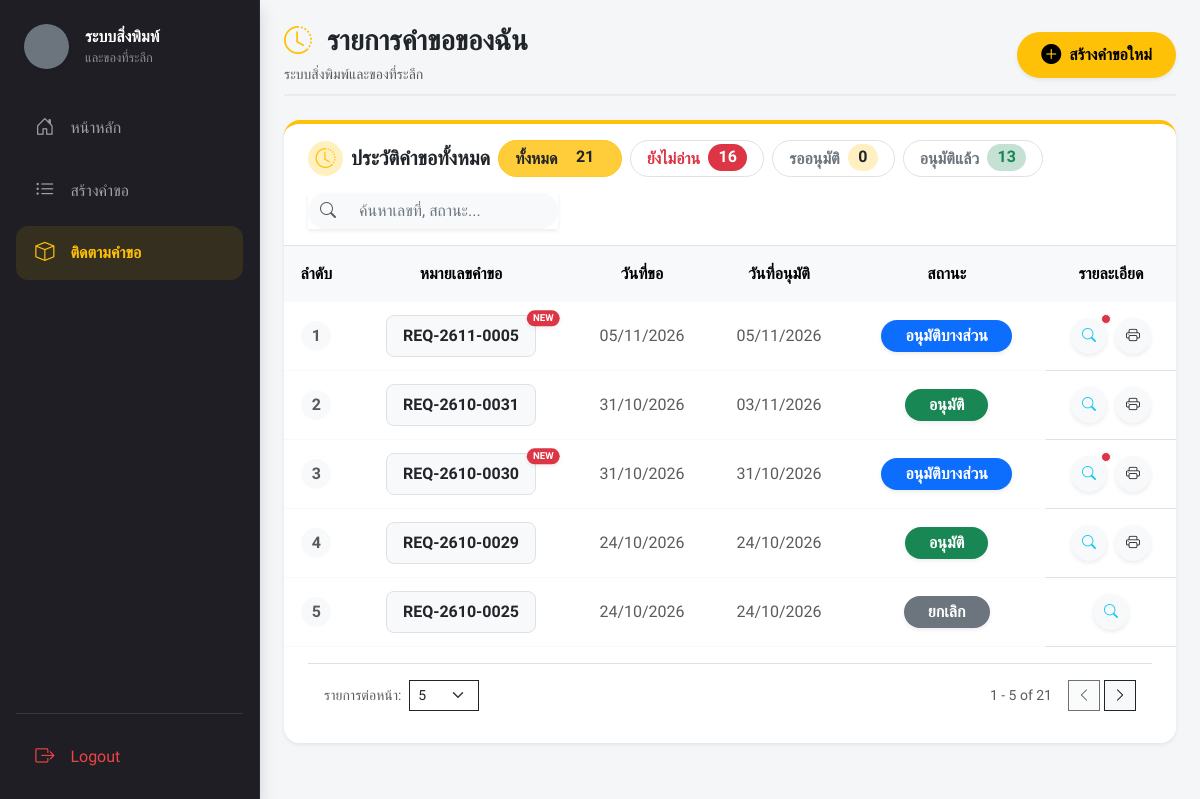
/index.php?page=my_requests (signed in), run on the app's committed database.
### tables this page shows
CREATE TABLE `requests` (
  `request_id` int(11) NOT NULL,
  `request_no` varchar(20) NOT NULL,
  `user_id` int(11) NOT NULL,
  `request_date` datetime DEFAULT current_timestamp(),
  `use_date` date DEFAULT NULL,
  `event_type` varchar(50) DEFAULT NULL,
  `event_name` varchar(200) DEFAULT NULL,
  `location` varchar(200) DEFAULT NULL,
  `purpose` text DEFAULT NULL,
  `user_note` text DEFAULT NULL,
  `status` varchar(20) DEFAULT 'Pending',
  `admin_comment` text DEFAULT NULL,
  `approved_at` datetime DEFAULT NULL,
  `approved_by` int(11) DEFAULT NULL,
  `is_read_user` tinyint(1) NOT NULL DEFAULT 0
);

### views/user/my_requests.php (the view, shortened to what this page needs)
<?php
$user_id = $_SESSION['user_id'] ?? 0;
$stmt = $pdo->prepare("SELECT request_id, request_no, request_date, approved_at, status, is_read_user FROM requests WHERE user_id = ? ORDER BY request_date DESC");
$stmt->execute([$user_id]);
$requests = $stmt->fetchAll();
$countAll = count($requests);
$countNew = 0;
$countPending = 0;
$countApproved = 0;
foreach ($requests as $r) {
    $st = trim($r['status'] ?? '');
    if ($st !== 'รออนุมัติ' && strtolower($st) !== 'pending' && empty($r['is_read_user'])) {
        $countNew++;
    }
    if ($st === 'รออนุมัติ' || strtolower($st) === 'pending') {
        $countPending++;
    } elseif ($st === 'อนุมัติ' || strpos($st, 'อนุมัติบางส่วน') !== false) {
        $countApproved++;
    }
}
?>
<?php
include 'components/ui/page_header.php';
?>
<div class="card border-0 rounded-4 shadow-sm mb-5 border-warning border-top border-4 bg-white">
    <div class="d-flex align-items-center gap-2 flex-wrap">
        <button type="button" class="btn btn-warning text-dark fw-bold px-3 py-1 rounded-pill filter-btn active" data-filter="all">
            ทั้งหมด <span class="badge text-dark ms-1 rounded-pill fs-6"><?= $countAll ?></span>
        </button>
        <?php if ($countNew > 0): ?>
            <button type="button" class="btn bg-white border text-danger fw-bold px-3 py-1 rounded-pill filter-btn" data-filter="new">
                ยังไม่อ่าน <span class="badge bg-danger text-white ms-1 rounded-pill fs-6"><?= $countNew ?></span>
            </button>
        <?php endif; ?>
        <button type="button" class="btn bg-white border text-secondary fw-bold px-3 py-1 rounded-pill filter-btn" data-filter="pending">
            รออนุมัติ <span class="badge bg-warning bg-opacity-25 text-dark ms-1 rounded-pill fs-6"><?= $countPending ?></span>
        </button>
        <button type="button" class="btn bg-white border text-secondary fw-bold px-3 py-1 rounded-pill filter-btn" data-filter="approved">
            อนุมัติแล้ว <span class="badge bg-success bg-opacity-25 text-success ms-1 rounded-pill fs-6"><?= $countApproved ?></span>
        </button>
    </div>
<?php $userExtraHtml = ob_get_clean();
include 'components/ui/card_header.php';
?>
    <div class="card-body p-0 table-responsive">
        <table class="table table-hover align-middle text-center mb-0" id="requestsTable">
            <thead class="table-light text-muted">
                <tr>
                    <th class="fw-bold py-3 border-0">ลำดับ</th>
                    <th class="fw-bold py-3 border-0">หมายเลขคำขอ</th>
                    <th class="fw-bold py-3 border-0">วันที่ขอ</th>
                    <th class="fw-bold py-3 border-0">วันที่อนุมัติ</th>
                    <th class="fw-bold py-3 border-0">สถานะ</th>
                    <th class="fw-bold py-3 border-0">รายละเอียด</th>
                </tr>
            </thead>
            <tbody class="border-top-0">
                <?php if (empty($requests)): ?>
                    <tr id="emptyRowDefault">
                        <td colspan="6" class="text-center py-5 text-muted border-0">
                            <div class="bg-light rounded-circle d-inline-flex justify-content-center align-items-center mb-3 shadow-sm" style="width: 70px; height: 70px;">
                                <i class="bi bi-file-earmark-x fs-2 text-secondary opacity-50"></i>
                            </div>
                            <h6 class="fw-bold mb-0">คุณยังไม่มีประวัติการส่งคำขอ</h6>
                        </td>
                    </tr>
                <?php else: ?>
                    <?php foreach ($requests as $req):
                        $status = $req['status'];
                        $badgeClass = 'rounded-pill px-4 py-2 fw-bold shadow-sm ';
                        if ($status === 'รออนุมัติ' || $status === 'Pending') {
                            $badgeClass .= 'bg-warning text-dark';
                            $status = 'รออนุมัติ';
                        } elseif (strpos($status, 'อนุมัติบางส่วน') !== false) {
                            $badgeClass .= 'bg-primary text-white';
                        } elseif (strpos($status, 'ไม่อนุมัติ') !== false) {
                            $badgeClass .= 'bg-danger text-white';
                        } elseif (strpos($status, 'อนุมัติ') !== false) {
                            $badgeClass .= 'bg-success text-white';
                        } else {
                            $badgeClass .= 'bg-secondary text-white';
                        }
                        $isNewUpdate = ($status !== 'รออนุมัติ' && empty($req['is_read_user']));
                    ?>
                        <tr class="req-row"
                            data-reqid="<?= htmlspecialchars(strtolower($req['request_id'])) ?>"
                            data-reqno="<?= htmlspecialchars(strtolower($req['request_no'])) ?>"
                            data-new="<?= $isNewUpdate ? '1' : '0' ?>"
                            data-status="<?= htmlspecialchars(strtolower($status)) ?>">
                            <td class="fw-bold text-muted py-3 border-light">
                                <span class="row-number bg-light rounded-circle d-inline-flex justify-content-center align-items-center" style="width: 30px; height: 30px;"></span>
                            </td>
                            <td class="fw-bold border-light">
                                <span class="px-3 py-2 bg-light rounded-3 border text-dark position-relative d-inline-block">
                                    <?= htmlspecialchars($req['request_no']) ?>
                                    <?php if ($isNewUpdate): ?>
                                        <span class="position-absolute top-0 start-100 translate-middle badge bg-danger rounded-pill shadow-sm"
                                              style="font-size: 0.6rem; transform: translate(-25%, -35%) !important;" title="ผลพิจารณาใหม่ ยังไม่ได้เปิดอ่าน">
                                            NEW
                                        </span>
                                    <?php endif; ?>
                                </span>
                            </td>
                            <td class="border-light text-muted"><?= date('d/m/Y', strtotime($req['request_date'])) ?></td>
                            <td class="border-light text-muted"><?= $req['approved_at'] ? date('d/m/Y', strtotime($req['approved_at'])) : '-' ?></td>
                            <td class="border-light">
                                <span class="badge fs-6 fw-bold px-4 py-2 <?= $badgeClass ?>"><?= htmlspecialchars($status) ?></span>
                            </td>
                            <td class="py-3">
                                <div class="d-flex justify-content-center gap-2">
                                    <a href="index.php?page=request_view&id=<?= $req['request_id'] ?>"
                                       class="btn btn-sm btn-light rounded-circle shadow-sm text-info d-inline-flex align-items-center justify-content-center position-relative"
                                       style="width: 36px; height: 36px;" title="ดูรายละเอียด">
                                        <i class="bi bi-search"></i>
                                        <?php if ($isNewUpdate): ?>
                                            <span class="position-absolute top-0 start-100 translate-middle p-1 bg-danger border border-light rounded-circle" title="ยังไม่ได้เปิดอ่าน">
                                            </span>
                                        <?php endif; ?>
                                    </a>
                                    <?php if ($req['status'] === 'อนุมัติ' || $req['status'] === 'อนุมัติบางส่วน'): ?>
                                        <a href="actions/export_pdf.php?id=<?= $req['request_id'] ?>"
                                            class="btn btn-sm btn-light rounded-circle shadow-sm text-dark d-flex align-items-center justify-content-center"
                                            style="width: 36px; height: 36px;" title="พิมพ์เอกสาร">
                                            <i class="bi bi-printer"></i>
                                        </a>
                                    <?php endif; ?>
                                </div>
                            </td>
                        </tr>
                    <?php endforeach; ?>
                <?php endif; ?>
            </tbody>
        </table>
    </div>
<?php
include 'components/ui/card_footer_pagination.php';
?>
</div>

### assets/css/style.css (style rules this page uses)
:root { --portal-ink: #1e1e24; --portal-yellow: #ffc107; --portal-surface: #f8f9fa; }
body { background: var(--portal-surface); }

### includes/header.php (style rules this page uses)
body, .container-fluid, .card, .btn, table, input, select { font-family: 'Prompt', sans-serif !important; }
::placeholder { color: #6c757d !important; opacity: 1 !important; }

### views/user/my_requests.php (style rules this page uses)
table#requestsTable { counter-reset: rowNumber; }
table#requestsTable tbody tr.req-row:not(.d-none) { counter-increment: rowNumber; }
table#requestsTable tbody tr.req-row:not(.d-none) .row-number::before { content: counter(rowNumber); }

### data on the page
requests: request_no "REQ-2611-0005", is_read_user "NEW", request_date "05/11/2026", approved_at "05/11/2026", status "อนุมัติบางส่วน"
requests: request_no "REQ-2610-0031", request_date "31/10/2026", approved_at "03/11/2026", status "อนุมัติ"
requests: request_no "REQ-2610-0030", is_read_user "NEW", request_date "31/10/2026", approved_at "31/10/2026", status "อนุมัติบางส่วน"
requests: request_no "REQ-2610-0029", request_date "24/10/2026", approved_at "24/10/2026", status "อนุมัติ"
requests: request_no "REQ-2610-0025", request_date "24/10/2026", approved_at "24/10/2026", status "ยกเลิก"

### other printed values
$_ph_title "รายการคำขอของฉัน"
$_ph_subtitle "ระบบสิ่งพิมพ์และของที่ระลึก"
$_ph_action['label'] "สร้างคำขอใหม่"
$_ch_title "ประวัติคำขอทั้งหมด"
$countAll "21"
$countNew "16"
$countPending "0"
$countApproved "13"
